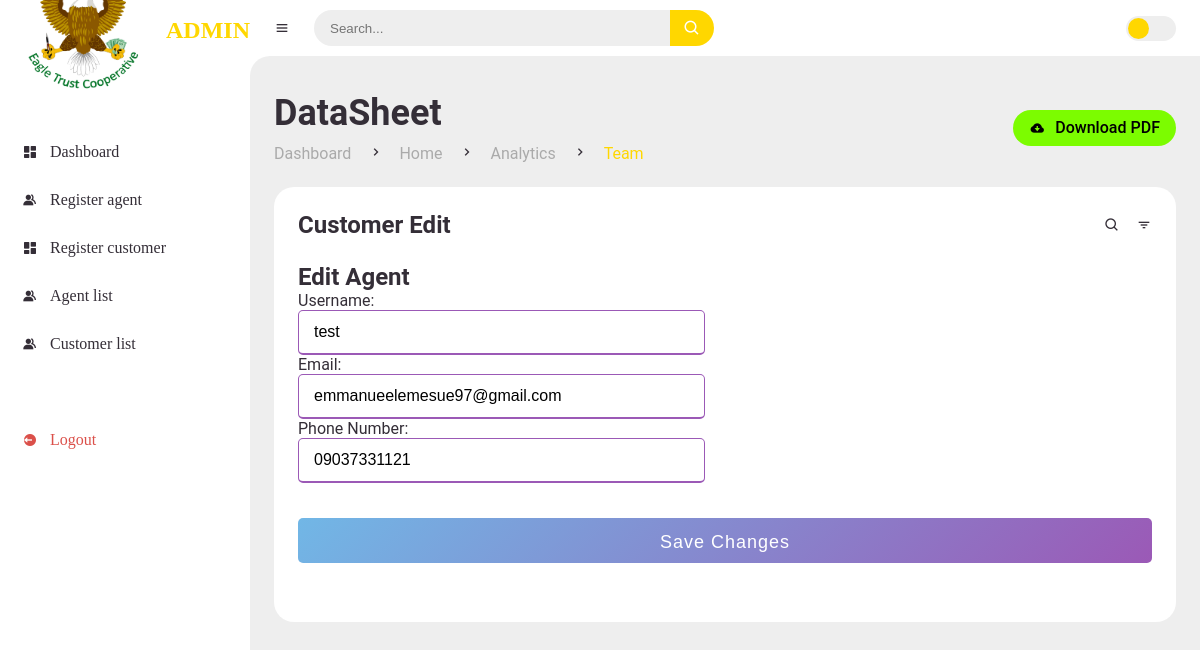
Page /agent/edit/ET1234/ (signed in) on the committed database.
### dashboard/models.py (models this page shows, shortened)
class Agent(models.Model):
    STATUS_CHOICES = (
        (1, 'Active'),
        (0, 'Suspended'),
    )
    agent_id = models.CharField(primary_key=True, max_length=50, unique=True)
    username = models.CharField(max_length=255, unique=True)
    email = models.EmailField(unique=True)
    date_created = models.DateTimeField(auto_now_add=True, null=True)
    phone_number = models.CharField(max_length=11, null=True, unique=True)
    status = models.IntegerField(choices=STATUS_CHOICES, default=0)  # Default to active

### dashboard/views.py (the view, shortened to what this page needs)
# urls.py: path('agent/edit/<str:pk>/', AgentEditView.as_view(), name='agent_edit'),
@method_decorator(login_required, name='dispatch')
class AgentEditView(UpdateView):
    model = Agent
    form_class = AgentEditForm
    template_name = 'dashboard/admin/agent_edit.html'
    success_url = reverse_lazy('agent_list')

### dashboard/forms.py
class AgentEditForm(forms.ModelForm):
    class Meta:
        model = Agent
        fields = ['username', 'email', 'phone_number']
        labels = {
            'username': 'Username',
            'email': 'Email',
            'phone_number': 'Phone Number',
        }
        widgets = {
            'username': forms.TextInput(attrs={'placeholder': 'Enter your username'}),
            'email': forms.EmailInput(attrs={'placeholder': 'Enter your email'}),
            'phone_number': forms.TextInput(attrs={'placeholder': 'Enter your phone number'}),
        }

### templates/dashboard/admin/agent_edit.html (shortened to what this page needs)
{% extends 'main/admin_main.html' %}
{% load static %}
{% block content %}
<main>
    <div class="head-title">
        <div class="left">
            <h1>DataSheet</h1>
            <ul class="breadcrumb">
                <li>
                    <a href="index.html">Dashboard</a>
                </li>
                <li><i class='bx bx-chevron-right' ></i></li>
                <li>
                    <a href="index.html">Home</a>
                </li>
                <li><i class='bx bx-chevron-right' ></i></li>
                <li>
                    <a  href="admin_analytics.html">Analytics</a>
                </li>
                <li><i class='bx bx-chevron-right' ></i></li>
                <li class="active">
                    <a class="active" href="admin_analytics.html">Team</a>
                </li>
            </ul>
        </div>
        <a href="#" class="btn-download">
            <i class='bx bxs-cloud-download' ></i>
            <span class="text">Download PDF</span>
        </a>
    </div>
    <div class="table-data">
        <div class="order">
            <div class="head">
                <h3>Customer Edit</h3>
                <i class='bx bx-search' ></i>
                <i class='bx bx-filter' ></i>
            </div>
            <h1>Edit Agent</h1>
            <form  method="POST">
                <div class="user-details">
                    <div class="input-box">
                        {{form.as_p}}
                    </div>
                </div>
                <div class="button">
                    <input type="submit" value="Save Changes">
                </div>
            </form>
        </div>
    </div>
</main>
</section>
{% endblock %}

### static/css/style.css (style rules this page uses)
* { margin: 0; padding: 0; box-sizing: border-box; }
a { text-decoration: none; }
li { list-style: none; }
:root { --poppins: 'ROBOTO'; --lato: 'SEGOI UI'; --light: #Fff; --blue:#FFD700; --light-blue: #CFE8FF; --grey: #eee; --dark-grey: #AAAAAA; --dark: #342E37; --red: #DB504A; --yellow: #FFCE26; --light-yellow: #FFF2C6; --orange: #FD7238; --light-orange: #FFE0D3; }
html { overflow-x: hidden; }
body { background: var(--grey); overflow-x: hidden; }
#content main { width: 100%; padding: 36px 24px; font-family: var(--poppins); max-height: calc(100vh - 56px); overflow-y: auto; }
#content main .head-title { display: flex; align-items: center; justify-content: space-between; grid-gap: 16px; flex-wrap: wrap; }
#content main .head-title .left h1 { font-size: 36px; font-weight: 600; margin-bottom: 10px; color: var(--dark); }
#content main .head-title .left .breadcrumb { display: flex; align-items: center; grid-gap: 16px; }
#content main .head-title .left .breadcrumb li { color: var(--dark); }
#content main .head-title .left .breadcrumb li a { color: var(--dark-grey); pointer-events: none; }
#content main .head-title .left .breadcrumb li a.active { color: var(--blue); pointer-events: unset; }
#content main .head-title .btn-download { height: 36px; padding: 0 16px; border-radius: 36px; background: #7CFC00; color: black; display: flex; justify-content: center; align-items: center; grid-gap: 10px; font-weight: 500; }
#content main .table-data { display: flex; flex-wrap: wrap; grid-gap: 24px; margin-top: 24px; width: 100%; color: var(--dark); }
#content main .table-data > div { border-radius: 20px; background: var(--light); padding: 24px; overflow-x: auto; }
#content main .table-data .head { display: flex; align-items: center; grid-gap: 16px; margin-bottom: 24px; }
#content main .table-data .head h3 { margin-right: auto; font-size: 24px; font-weight: 600; }
#content main .table-data .head .bx { cursor: pointer; }
#content main .table-data .order { flex-grow: 1; flex-basis: 500px; }

### static/css/form.css (style rules this page uses)
form .user-details .input-box { margin-bottom: 15px; width: calc(100% / 2 - 20px); }
.user-details .input-box input { height: 45px; width: 100%; outline: none; font-size: 16px; border-radius: 5px; padding-left: 15px; border: 1px solid #ccc; border-bottom-width: 2px; transition: all 0.3s ease; }
.user-details .input-box input:focus, .user-details .input-box input:valid { border-color: #9b59b6; }
form .button { height: 45px; margin: 35px 0 }
form .button input { height: 100%; width: 100%; border-radius: 5px; border: none; color: #fff; font-size: 18px; font-weight: 500; letter-spacing: 1px; cursor: pointer; transition: all 0.3s ease; background: linear-gradient(135deg, #71b7e6, #9b59b6); }

### static/css/payment.css (style rules this page uses)
input { width: 50%; padding: 14px 22px; box-sizing: border-box; }

### static/css/modal.css (style rules this page uses)
*, *::after, *::before { box-sizing: border-box; }

### rows in the picture
Agent: username "test", email "emmanueelemesue97@gmail.com", phone_number "09037331121"
